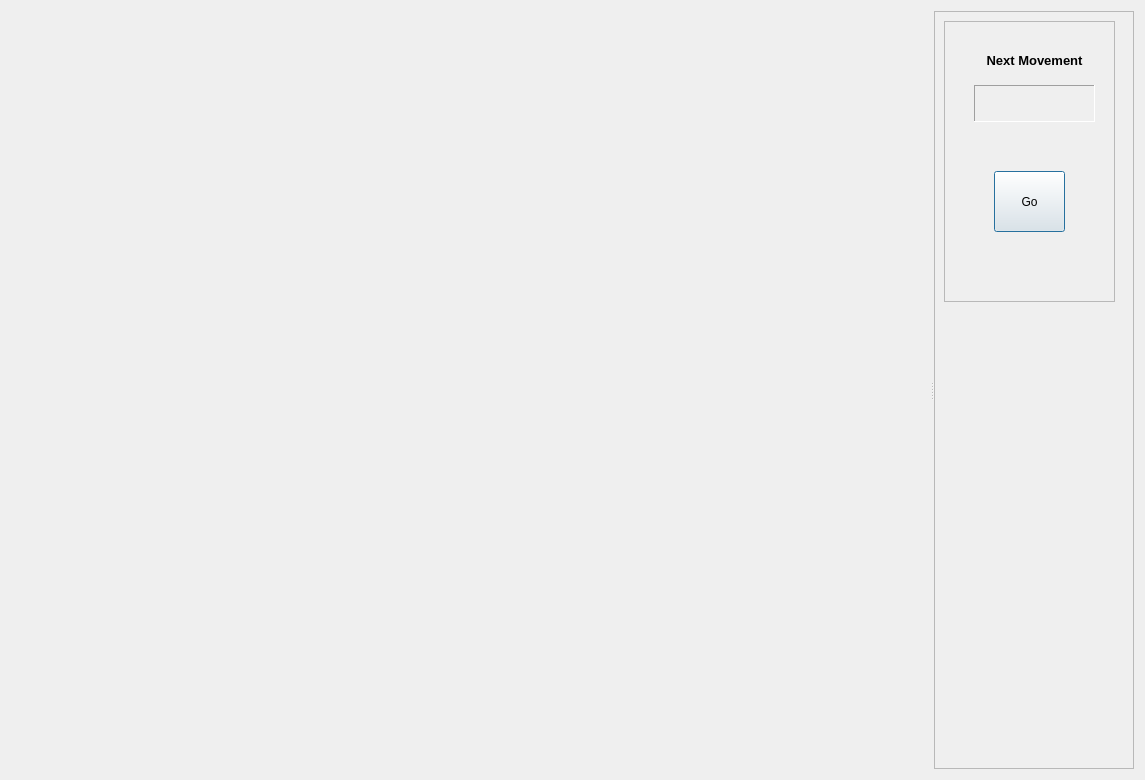
<?xml version="1.0" encoding="UTF-8"?>
<ui version="4.0">
 <class>Dialog_Infotaxis</class>
 <widget class="QDialog" name="Dialog_Infotaxis">
  <property name="geometry">
   <rect>
    <x>0</x>
    <y>0</y>
    <width>1145</width>
    <height>780</height>
   </rect>
  </property>
  <property name="windowTitle">
   <string>Dialog</string>
  </property>
  <layout class="QGridLayout" name="gridLayout">
   <item row="0" column="0">
    <widget class="QSplitter" name="splitter">
     <property name="orientation">
      <enum>Qt::Horizontal</enum>
     </property>
     <widget class="QWidget" name="surface_widget" native="true"/>
     <widget class="QFrame" name="frame">
      <property name="maximumSize">
       <size>
        <width>200</width>
        <height>16777215</height>
       </size>
      </property>
      <property name="frameShape">
       <enum>QFrame::StyledPanel</enum>
      </property>
      <property name="frameShadow">
       <enum>QFrame::Raised</enum>
      </property>
      <widget class="QFrame" name="frame_control">
       <property name="geometry">
        <rect>
         <x>10</x>
         <y>10</y>
         <width>171</width>
         <height>281</height>
        </rect>
       </property>
       <property name="frameShape">
        <enum>QFrame::StyledPanel</enum>
       </property>
       <property name="frameShadow">
        <enum>QFrame::Raised</enum>
       </property>
       <widget class="QPushButton" name="pushButton_move">
        <property name="geometry">
         <rect>
          <x>50</x>
          <y>150</y>
          <width>71</width>
          <height>61</height>
         </rect>
        </property>
        <property name="font">
         <font>
          <pointsize>9</pointsize>
         </font>
        </property>
        <property name="text">
         <string>Go</string>
        </property>
        <property name="default">
         <bool>false</bool>
        </property>
        <property name="flat">
         <bool>false</bool>
        </property>
       </widget>
       <widget class="QWidget" name="">
        <property name="geometry">
         <rect>
          <x>30</x>
          <y>20</y>
          <width>121</width>
          <height>81</height>
         </rect>
        </property>
        <layout class="QVBoxLayout" name="verticalLayout">
         <item>
          <widget class="QLabel" name="label_next_mov">
           <property name="font">
            <font>
             <pointsize>10</pointsize>
             <weight>75</weight>
             <bold>true</bold>
            </font>
           </property>
           <property name="text">
            <string>Next Movement</string>
           </property>
           <property name="alignment">
            <set>Qt::AlignCenter</set>
           </property>
          </widget>
         </item>
         <item>
          <widget class="QLabel" name="label_edit_next_mov">
           <property name="font">
            <font>
             <pointsize>10</pointsize>
            </font>
           </property>
           <property name="frameShape">
            <enum>QFrame::Panel</enum>
           </property>
           <property name="frameShadow">
            <enum>QFrame::Sunken</enum>
           </property>
           <property name="text">
            <string/>
           </property>
          </widget>
         </item>
        </layout>
       </widget>
      </widget>
     </widget>
    </widget>
   </item>
  </layout>
 </widget>
 <resources/>
 <connections/>
</ui>
